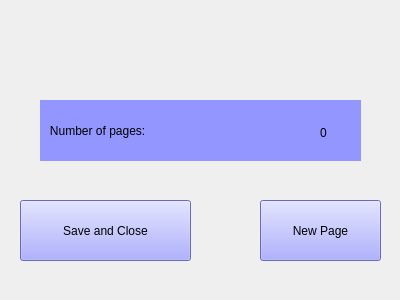
<?xml version="1.0" encoding="UTF-8"?>
<ui version="4.0">
 <class>Form</class>
 <widget class="QWidget" name="Form">
  <property name="windowModality">
   <enum>Qt::ApplicationModal</enum>
  </property>
  <property name="geometry">
   <rect>
    <x>0</x>
    <y>0</y>
    <width>400</width>
    <height>300</height>
   </rect>
  </property>
  <property name="windowTitle">
   <string>Form</string>
  </property>
  <property name="styleSheet">
   <string notr="true"/>
  </property>
  <widget class="QPushButton" name="bt_sc">
   <property name="geometry">
    <rect>
     <x>20</x>
     <y>200</y>
     <width>171</width>
     <height>61</height>
    </rect>
   </property>
   <property name="styleSheet">
    <string notr="true">font: 18pt &quot;Franklin Gothic Demi&quot;;
background-color: rgb(148, 150, 255);</string>
   </property>
   <property name="text">
    <string>Save and Close</string>
   </property>
  </widget>
  <widget class="QPushButton" name="bt_np">
   <property name="geometry">
    <rect>
     <x>260</x>
     <y>200</y>
     <width>121</width>
     <height>61</height>
    </rect>
   </property>
   <property name="styleSheet">
    <string notr="true">font: 18pt &quot;Franklin Gothic Demi&quot;;
background-color: rgb(148, 150, 255);</string>
   </property>
   <property name="text">
    <string>New Page</string>
   </property>
  </widget>
  <widget class="QLabel" name="label">
   <property name="geometry">
    <rect>
     <x>40</x>
     <y>100</y>
     <width>321</width>
     <height>61</height>
    </rect>
   </property>
   <property name="styleSheet">
    <string notr="true">font: 24pt &quot;Franklin Gothic Demi&quot;;
background-color: rgb(148, 150, 255);</string>
   </property>
   <property name="text">
    <string>   Number of pages:</string>
   </property>
  </widget>
  <widget class="QLabel" name="number_of_pages">
   <property name="geometry">
    <rect>
     <x>320</x>
     <y>112</y>
     <width>31</width>
     <height>41</height>
    </rect>
   </property>
   <property name="styleSheet">
    <string notr="true">font: 24pt &quot;Franklin Gothic Demi&quot;;
background-color: rgb(148, 150, 255);</string>
   </property>
   <property name="text">
    <string>0</string>
   </property>
  </widget>
 </widget>
 <resources/>
 <connections/>
</ui>
